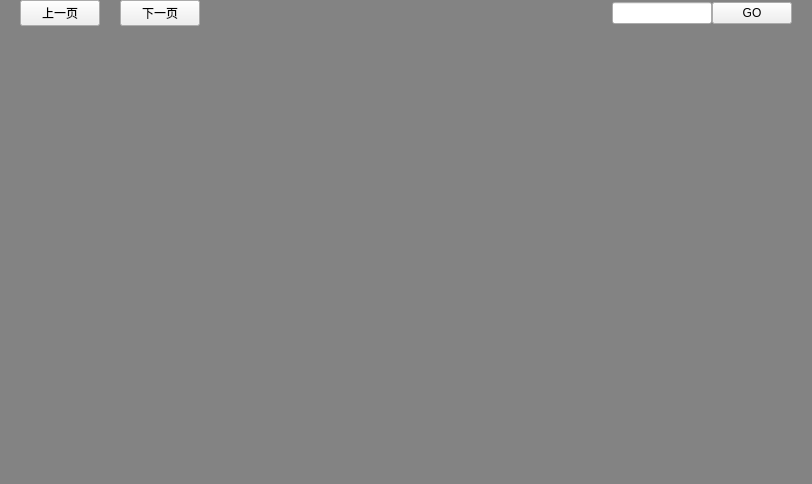
<?xml version="1.0" encoding="UTF-8"?>
<ui version="4.0">
 <class>MainWindow</class>
 <widget class="QMainWindow" name="MainWindow">
  <property name="geometry">
   <rect>
    <x>0</x>
    <y>0</y>
    <width>812</width>
    <height>484</height>
   </rect>
  </property>
  <property name="windowTitle">
   <string>MainWindow</string>
  </property>
  <property name="styleSheet">
   <string notr="true">QWidget#centralWidget{background-color: rgb(131, 131, 131);}</string>
  </property>
  <widget class="QWidget" name="centralWidget">
   <layout class="QGridLayout" name="gridLayout">
    <property name="leftMargin">
     <number>0</number>
    </property>
    <property name="topMargin">
     <number>0</number>
    </property>
    <property name="rightMargin">
     <number>0</number>
    </property>
    <property name="bottomMargin">
     <number>0</number>
    </property>
    <property name="spacing">
     <number>0</number>
    </property>
    <item row="0" column="4">
     <spacer name="horizontalSpacer_3">
      <property name="orientation">
       <enum>Qt::Horizontal</enum>
      </property>
      <property name="sizeHint" stdset="0">
       <size>
        <width>149</width>
        <height>20</height>
       </size>
      </property>
     </spacer>
    </item>
    <item row="0" column="8">
     <widget class="QPushButton" name="btn_gopage">
      <property name="text">
       <string>GO</string>
      </property>
     </widget>
    </item>
    <item row="0" column="3">
     <widget class="QPushButton" name="btn_nextpage">
      <property name="text">
       <string>下一页</string>
      </property>
     </widget>
    </item>
    <item row="0" column="9">
     <spacer name="horizontalSpacer_4">
      <property name="orientation">
       <enum>Qt::Horizontal</enum>
      </property>
      <property name="sizeType">
       <enum>QSizePolicy::Fixed</enum>
      </property>
      <property name="sizeHint" stdset="0">
       <size>
        <width>20</width>
        <height>20</height>
       </size>
      </property>
     </spacer>
    </item>
    <item row="0" column="5">
     <widget class="QLabel" name="label_pagecount">
      <property name="minimumSize">
       <size>
        <width>100</width>
        <height>0</height>
       </size>
      </property>
      <property name="maximumSize">
       <size>
        <width>100</width>
        <height>16777215</height>
       </size>
      </property>
      <property name="text">
       <string/>
      </property>
      <property name="alignment">
       <set>Qt::AlignRight|Qt::AlignTrailing|Qt::AlignVCenter</set>
      </property>
     </widget>
    </item>
    <item row="0" column="0">
     <spacer name="horizontalSpacer">
      <property name="orientation">
       <enum>Qt::Horizontal</enum>
      </property>
      <property name="sizeType">
       <enum>QSizePolicy::Fixed</enum>
      </property>
      <property name="sizeHint" stdset="0">
       <size>
        <width>20</width>
        <height>20</height>
       </size>
      </property>
     </spacer>
    </item>
    <item row="0" column="1">
     <widget class="QPushButton" name="btn_prepage">
      <property name="text">
       <string>上一页</string>
      </property>
     </widget>
    </item>
    <item row="0" column="2">
     <spacer name="horizontalSpacer_2">
      <property name="orientation">
       <enum>Qt::Horizontal</enum>
      </property>
      <property name="sizeType">
       <enum>QSizePolicy::Fixed</enum>
      </property>
      <property name="sizeHint" stdset="0">
       <size>
        <width>20</width>
        <height>20</height>
       </size>
      </property>
     </spacer>
    </item>
    <item row="1" column="0" colspan="10">
     <widget class="QAnimationStackWidget" name="stackedWidget">
      <widget class="QWidget" name="page1">
       <property name="styleSheet">
        <string notr="true">border-image: url(:/Res/1.png);</string>
       </property>
      </widget>
      <widget class="QWidget" name="page2">
       <property name="styleSheet">
        <string notr="true">border-image: url(:/Res/2.png);</string>
       </property>
      </widget>
      <widget class="QWidget" name="page3">
       <property name="styleSheet">
        <string notr="true">border-image: url(:/Res/3.png);</string>
       </property>
      </widget>
     </widget>
    </item>
    <item row="0" column="7">
     <widget class="QLineEdit" name="lineEdit_goIndex">
      <property name="minimumSize">
       <size>
        <width>100</width>
        <height>0</height>
       </size>
      </property>
      <property name="maximumSize">
       <size>
        <width>100</width>
        <height>16777215</height>
       </size>
      </property>
      <property name="alignment">
       <set>Qt::AlignCenter</set>
      </property>
     </widget>
    </item>
    <item row="0" column="6">
     <spacer name="horizontalSpacer_5">
      <property name="orientation">
       <enum>Qt::Horizontal</enum>
      </property>
      <property name="sizeType">
       <enum>QSizePolicy::Fixed</enum>
      </property>
      <property name="sizeHint" stdset="0">
       <size>
        <width>5</width>
        <height>20</height>
       </size>
      </property>
     </spacer>
    </item>
   </layout>
  </widget>
 </widget>
 <layoutdefault spacing="6" margin="11"/>
 <customwidgets>
  <customwidget>
   <class>QAnimationStackWidget</class>
   <extends>QStackedWidget</extends>
   <header>qanimationstackwidget.h</header>
   <container>1</container>
  </customwidget>
 </customwidgets>
 <resources/>
 <connections/>
</ui>
